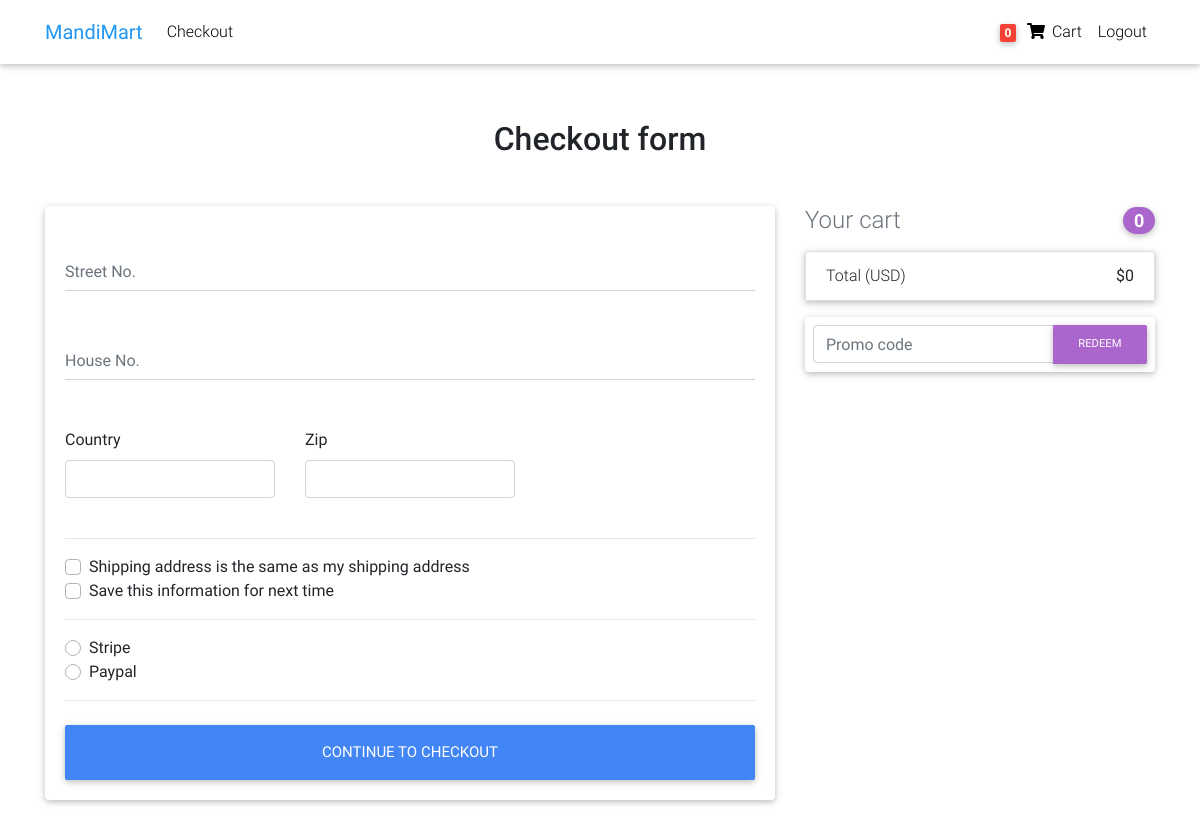
/checkout/ (signed in), run on an earlier commit of the app's database.
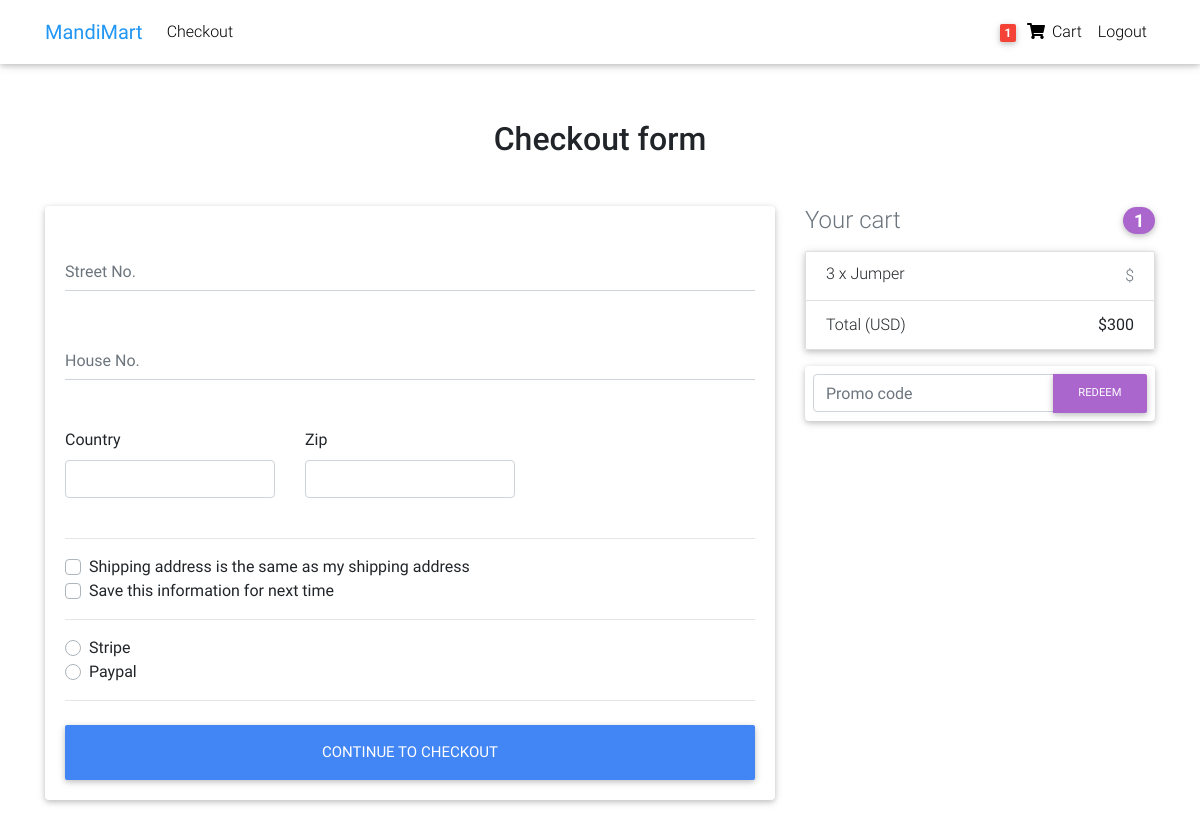
And on a later commit of the database.
### core/models.py (models this page shows, shortened)
class Order(models.Model):
    user = models.ForeignKey(settings.AUTH_USER_MODEL,
                             on_delete=models.CASCADE)
    items = models.ManyToManyField(OrderItem)
    start_date = models.DateTimeField(auto_now_add=True)
    ordered_date = models.DateTimeField()
    ordered = models.BooleanField(default=False)
    address = models.ForeignKey('Address',on_delete=models.SET_NULL,blank=True,null=True)
    payment = models.ForeignKey('Payment',on_delete=models.SET_NULL,blank=True,null=True)
    def get_total(self):
        total = 0
        for order_item in self.items.all():
            total += order_item.get_final_price()
        return total

class OrderItem(models.Model):
    user = models.ForeignKey(settings.AUTH_USER_MODEL,
                             on_delete=models.CASCADE, blank=True, null=True)
    ordered = models.BooleanField(default=False)
    item = models.ForeignKey(Item, on_delete=models.CASCADE)
    quantity = models.IntegerField(default=1)
    def get_total_item_price(self):
        return self.quantity*self.item.price
    def get_final_price(self):
        if self.item.discount_price:
            return self.get_total_discount_item_price()
        return self.get_total_item_price()

class Item(models.Model):
    title = models.CharField(max_length=100)
    price = models.IntegerField()
    discount_price = models.IntegerField(blank=True, null=True)
    category = models.CharField(choices=CATEGORY_CHOICES, max_length=2)
    label = models.CharField(choices=LABEL_CHOICES, max_length=1)
    slug = models.SlugField()
    description = models.TextField(default="this is a test description")
    image = models.ImageField()

### core/views.py (the view, shortened to what this page needs)
# urls.py: path('checkout/', views.CheckoutView.as_view(), name="checkout"),
class CheckoutView(View):
    def get(self, *args, **kwargs):
        order = Order.objects.get(user=self.request.user,ordered=False)
        form = CheckoutForm()
        context = {
            'form':form,
            'order':order
        }
        return render(self.request, "checkout.html",context)

### core/forms.py
class CheckoutForm(forms.Form):
    street_address = forms.CharField(widget=forms.TextInput(attrs={
        'placeholder':'Street No.'
    }))
    apartment_address = forms.CharField(required=True, widget=forms.TextInput(attrs={
        'placeholder':'House No.'
    }))
    country = CountryField(blank_label='(select_country)').formfield(widget=CountrySelectWidget(
        attrs = {
            'class': 'custom-select d-block w-100'
        }
    ))
    zip = forms.CharField(widget=forms.TextInput(attrs = {
        'class':'form-control'
    }))
    same_shipping_address = forms.BooleanField(required=False)
    save_info = forms.BooleanField(required=False)
    payment_option = forms.ChoiceField(widget=forms.RadioSelect, choices=PAYMENT_CHOICES)

### core/templatetags/cart_template_tags.py (called while the page is built)
@register.filter
def cart_item_count(user):
    if user.is_authenticated:
        qs = Order.objects.filter(user=user,ordered=False)
        if qs.exists():
            return qs[0].items.count()
    return 0

### templates/checkout.html (shortened to what this page needs)
{% extends 'base.html' %}
{% load crispy_forms_tags %}
{% block content %}
<main >
    <div class="container wow fadeIn">
      <h2 class="my-5 h2 text-center">Checkout form</h2>
      <div class="row">
        <div class="col-md-8 mb-4">
          <div class="card">
            <form method="POST" class="card-body">
              <div class="md-form mb-5">
                {{form.street_address}}
              </div>
              <div class="md-form mb-5">
                {{form.apartment_address}}
              </div>
              <div class="row">
                <div class="col-lg-4 col-md-6 mb-4">
                  <label for="country">Country</label>
                  {{form.country}}
                </div>
                <div class="col-lg-4 col-md-6 mb-4">
                  <label for="zip">Zip</label>
                  {{form.zip}}
                </div>
              </div>
              <hr>
              <div class="custom-control custom-checkbox">
                <label class="custom-control-label" for="same-address">Shipping address is the same as my shipping address</label>
              </div>
              <div class="custom-control custom-checkbox">
                <label class="custom-control-label"  for="save-info">Save this information for next time</label>
              </div>
              <hr>
              <div class="d-block my-3">
                {% for name,value in form.fields.payment_option.choices %}
                <div class="custom-control custom-radio">
                  <label class="custom-control-label" for="{{value}}">{{value}}</label>
                </div>
                {% endfor %}
              </div>
              <hr class="mb-4">
              <button class="btn btn-primary btn-lg btn-block" type="submit">Continue to checkout</button>
            </form>
          </div>
        </div>
        <div class="col-md-4 mb-4">
          <h4 class="d-flex justify-content-between align-items-center mb-3">
            <span class="text-muted">Your cart</span>
            <span class="badge badge-secondary badge-pill">{{order.items.count}}</span>
          </h4>
          <ul class="list-group mb-3 z-depth-1">
            {% for order_item in order.items.all %}
            <li class="list-group-item d-flex justify-content-between lh-condensed">
              <div>
                <h6 class="my-0">{{ order_item.quantity }} x {{ order_item.item.title}}</h6>
              </div>
              <span class="text-muted">${{order_item.price}}</span>
            </li>
            {% endfor %}
            <li class="list-group-item d-flex justify-content-between">
              <span>Total (USD)</span>
              <strong>${{order.get_total}}</strong>
            </li>
          </ul>
          <form class="card p-2">
            <div class="input-group">
              <input type="text" class="form-control" placeholder="Promo code" aria-label="Recipient's username" aria-describedby="basic-addon2">
              <div class="input-group-append">
                <button class="btn btn-secondary btn-md waves-effect m-0" type="button">Redeem</button>
              </div>
            </div>
          </form>
        </div>
      </div>
    </div>
  </main>
{% endblock content %}

### templates/navbar.html (shortened to what this page needs)
{% load cart_template_tags %}
<nav
  class="navbar fixed-top navbar-expand-lg navbar-light white scrolling-navbar"
>
  <div class="container">
    <a class="navbar-brand waves-effect" href="/">
      <strong class="blue-text">MandiMart</strong>
    </a>
    <div class="collapse navbar-collapse" id="navbarSupportedContent">
      <ul class="navbar-nav mr-auto">
        <li class="nav-item">
          <a class="nav-link waves-effect" href="/checkout"> Checkout</a>
        </li>
      </ul>
      <ul class="navbar-nav nav-flex-icons">
        {% if request.user.is_authenticated %}
        <li class="nav-item">
          <a
            href="{% url 'core:order-summary' %}"
            class="nav-link waves-effect"
          >
            <span class="badge red z-depth-1 mr-1">
              {{ request.user|cart_item_count }}
            </span>
            <i class="fas fa-shopping-cart"></i>
            <span class="clearfix d-none d-sm-inline-block"> Cart </span>
          </a>
        </li>
        <li class="nav-item">
          <a class="nav-link waves-effect" href="{% url 'account_logout' %}">
            <span class="clearfix d-none d-sm-inline-block"> Logout </span>
          </a>
        </li>
        {% endif %}
      </ul>
    </div>
  </div>
</nav>

What changed in the data, as far as the page shows it:
changed through a linked row, Order: items.count "0" → "1"; get_total "0" → "300"
added OrderItem: quantity "3", item "Jumper"
Also different on the page:
{{ request.user|cart_item_count }}: "0" → "1"
